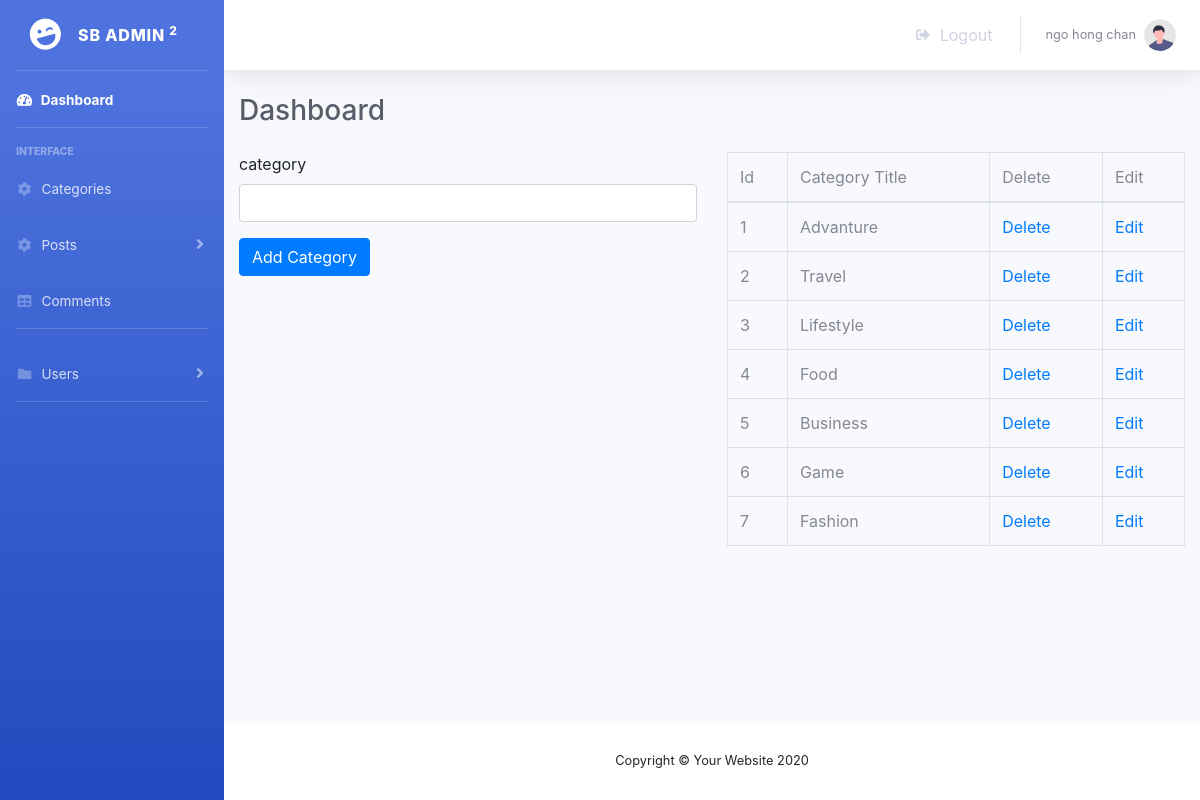
Screenshot of /admin/categories.php (signed in) with the database file from the repository.
### tables this page shows
CREATE TABLE `category` (
  `cat_id` int(11) NOT NULL,
  `cat_title` varchar(255) NOT NULL
);

### admin/categories.php (the view, shortened to what this page needs)
<?php include "includes/admin-header.php"; ?>
<div id="wrapper">
    <?php include "includes/admin-navigation.php" ?>
    <div id="content-wrapper" class="d-flex flex-column">
        <div id="content">
            <?php include "includes/admin-topbar.php" ?>
            <div class="container-fluid">
                <div class="d-sm-flex align-items-center justify-content-between mb-4">
                    <h1 class="h3 mb-0 text-gray-800">Dashboard</h1>
                </div>
                <div class="row">
                    <div class="col-6">
                        <form method="POST">
                            <div class="form-group">
                                <label for="category">category</label>
                                <input type="text" name="cat_title" class="form-control">
                            </div>
                            <button type="submit" name="submit" class="btn btn-primary">Add Category</button>
                        </form>
                    </div>
                    <div class="col-6">
                        <table class="table table-bordered">
                            <tbody>
                                <tr>
                                    <td>Id</td>
                                    <td>Category Title</td>
                                    <td>Delete</td>
                                    <td>Edit</td>
                                </tr>
                            </tbody>
                            <tbody>
                                <?php
                                $query = "SELECT * FROM category";
                                $select_category = mysqli_query($connection, $query);
                                while ($row = mysqli_fetch_assoc($select_category)) {
                                    $cat_id = $row['cat_id'];
                                    $cat_title = $row['cat_title'];
                                    echo " <tr>
                                                <td>$cat_id</td>
                                                <td>$cat_title</td>
                                                <td><a href='categories.php?delete=$cat_id'>Delete</a></td>
                                                <td><a href='categories.php?edit=$cat_id'>Edit</a></td>
                                           </tr>";
                                }
                                ?>
                            </tbody>
                        </table>
                    </div>
                </div>
            </div>
        </div>
        <footer class="sticky-footer bg-white">
            <div class="container my-auto">
                <div class="copyright text-center my-auto">
                    <span>Copyright &copy; Your Website 2020</span>
                </div>
            </div>
        </footer>
    </div>
</div>
</body>
</html>

### rows the page displays
category: cat_id "1", cat_title "Advanture"
category: cat_id "2", cat_title "Travel"
category: cat_id "3", cat_title "Lifestyle"
category: cat_id "4", cat_title "Food"
category: cat_id "5", cat_title "Business"
category: cat_id "6", cat_title "Game"
category: cat_id "7", cat_title "Fashion"

### other values shown
$_SESSION['username'] "ngo hong chan"
